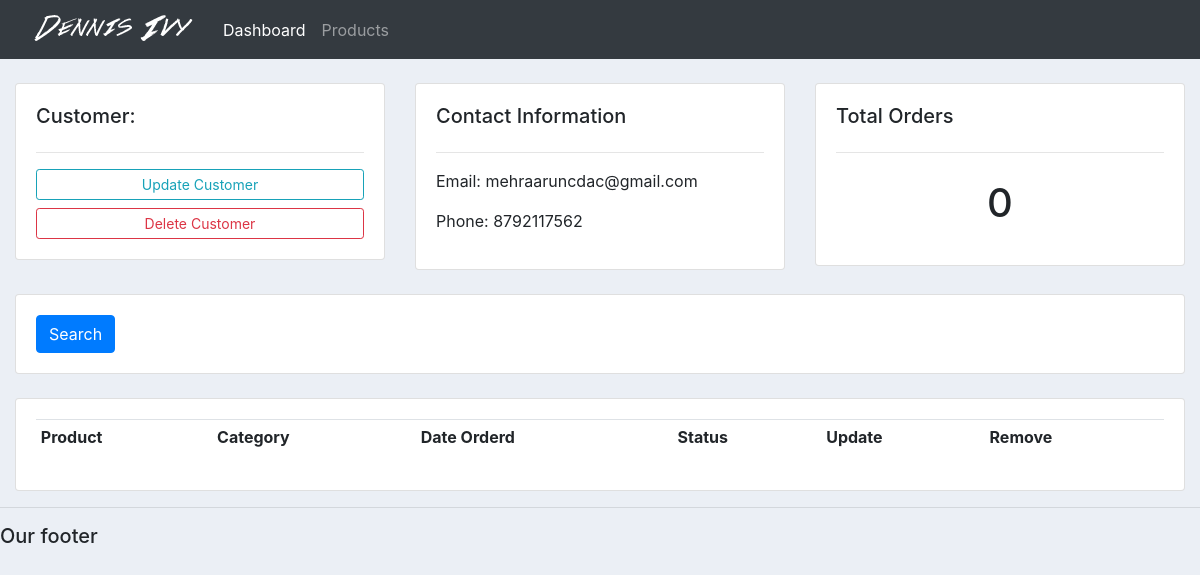
The app's page /accounts/customer/1/, older data.
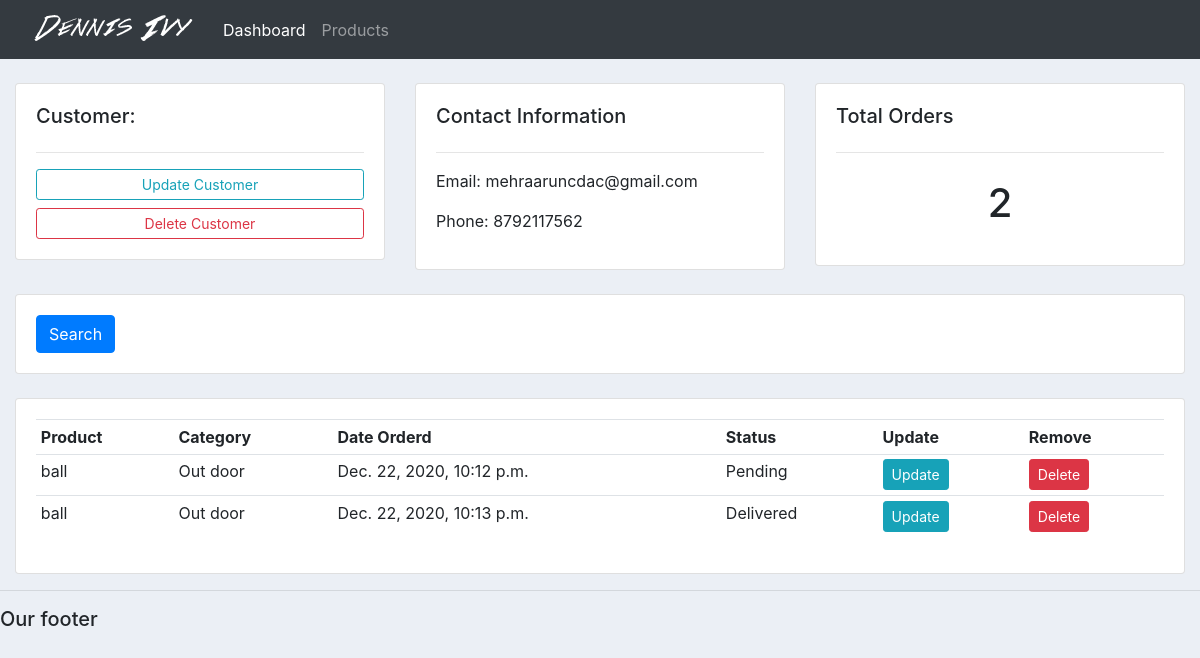
The same page, newer data.
### accounts/models.py (models this page shows, shortened)
class Order(models.Model):
    STATUS = (
        ('Pending', 'Pending'),
        ('Out for delivery', 'Out for delivery'),
        ('Delivered', 'Delivered'),
    )
    customer = models.ForeignKey(Customer, null=True, on_delete=models.SET_NULL)
    product = models.ForeignKey(Products, null=True, on_delete=models.SET_NULL)
    date_created = models.DateTimeField(auto_now_add=True, null=True)
    status = models.CharField(max_length=200, null=True, choices=STATUS)

class Products(models.Model):
    CATEGORY = (
        ('Indoor', 'Indoor'),
        ('Out door', 'Out door'),
    )
    name = models.CharField(max_length=200, null=True)
    price = models.FloatField(null=True)
    category = models.CharField(max_length=200, null=True, choices=CATEGORY)
    description = models.CharField(max_length=200, null=True)
    date_created = models.DateTimeField(auto_now_add=True, null=True)
    tag = models.ManyToManyField(Tag)
    def __str__(self):
        return self.name

### accounts/views.py (the view)
# urls.py: path('customer/<str:pk_test>/', views.customer, name='customer'),
def customer(request, pk_test):
    custom = Customer.objects.get(id=pk_test)
    orders = custom.order_set.all()
    total_count = orders.count()
    context = {'customer': custom, 'orders': orders, 'total_count': total_count}
    return render(request, 'accounts/customer.html', context)

### accounts/templates/accounts/customer.html
{%  extends 'accounts/main.html' %}
{% block content %}
	<br>
<div class="row">
	<div class="col-md">
		<div class="card card-body">
			<h5>Customer:</h5>
			<hr>
			<a class="btn btn-outline-info  btn-sm btn-block" href="">Update Customer</a>
			<a class="btn btn-outline-danger  btn-sm btn-block" href="">Delete Customer</a>
		</div>
	</div>
	<div class="col-md">
		<div class="card card-body">
			<h5>Contact Information</h5>
			<hr>
			<p>Email: {{ customer.email }} </p>
			<p>Phone: {{ customer.phone }}</p>
		</div>
	</div>
	<div class="col-md">
		<div class="card card-body">
			<h5>Total Orders</h5>
			<hr>
			<h1 style="text-align: center;padding: 10px">{{ total_count }}</h1>
		</div>
	</div>
</div>
<br>
<div class="row">
	<div class="col">
		<div class="card card-body">
			<form method="get">
		    <button class="btn btn-primary" type="submit">Search</button>
		  </form>
		</div>
	</div>
</div>
<br>
<div class="row">
	<div class="col-md">
		<div class="card card-body">
			<table class="table table-sm">
				<tr>
					<th>Product</th>
					<th>Category</th>
					<th>Date Orderd</th>
					<th>Status</th>
					<th>Update</th>
					<th>Remove</th>
				</tr>
				{% for order in orders %}
				<tr>
					<td>{{ order.product }}</td>
					<td>{{ order.product.category }}</td>
					<td>{{ order.date_created }}</td>
					<td>{{ order.status }}</td>
					<td><a class="btn btn-sm btn-info" href="{% url 'update_order' order.id %}">Update</td>
					<td><a class="btn btn-sm btn-danger" href="{% url 'delete_order' order.id %}">Delete</td
				</tr>
				{% endfor %}
			</table>
		</div>
	</div>
</div>
{% endblock %}

Row changes from the older to the newer data that the page shows:
added Order: product "ball", product.category "Out door", date_created "Dec. 22, 2020, 10:12 p.m.", status "Pending"
added Order: product "ball", product.category "Out door", date_created "Dec. 22, 2020, 10:13 p.m.", status "Delivered"
Text that changed along with them:
{{ total_count }}: "0" → "2"
